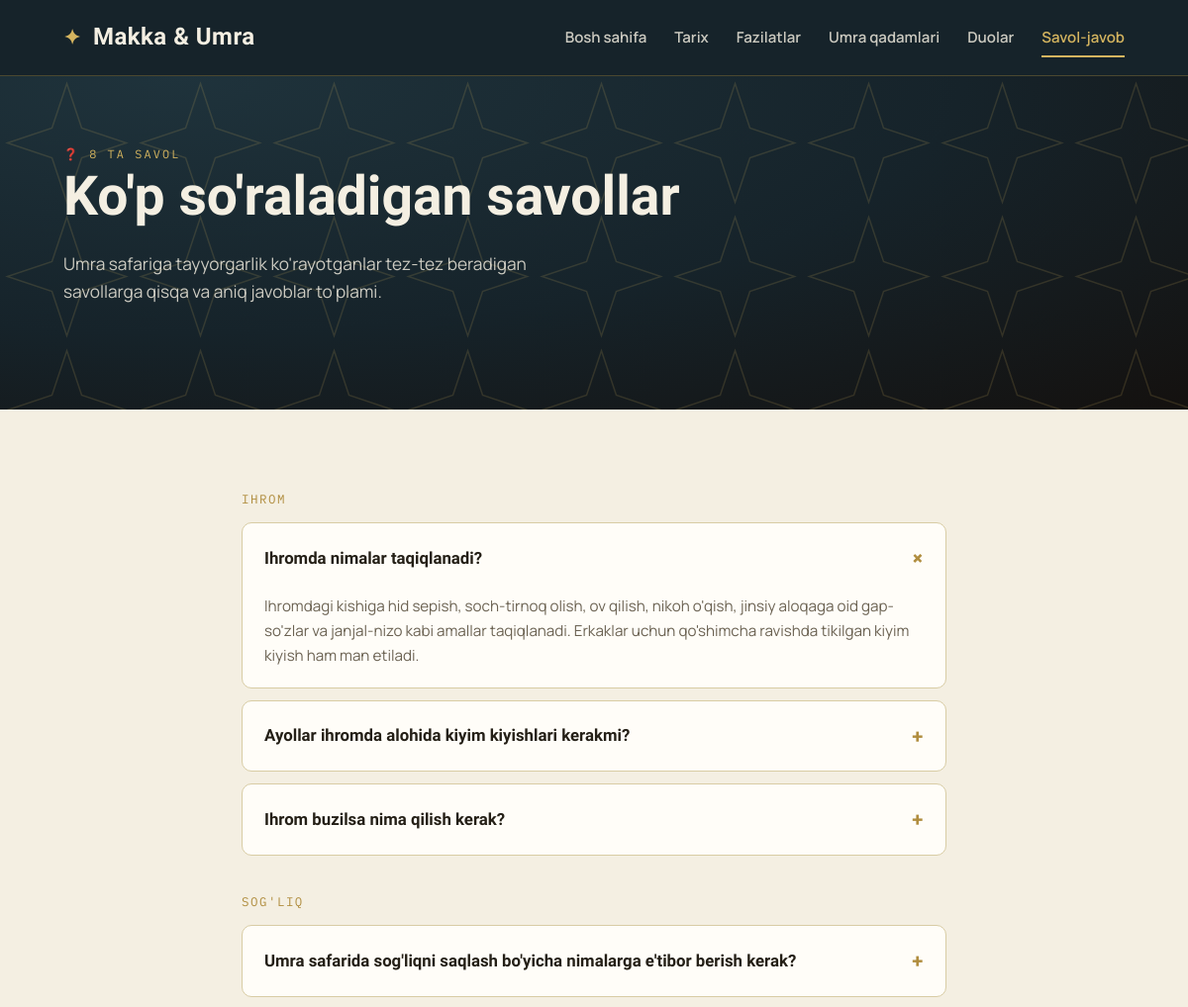
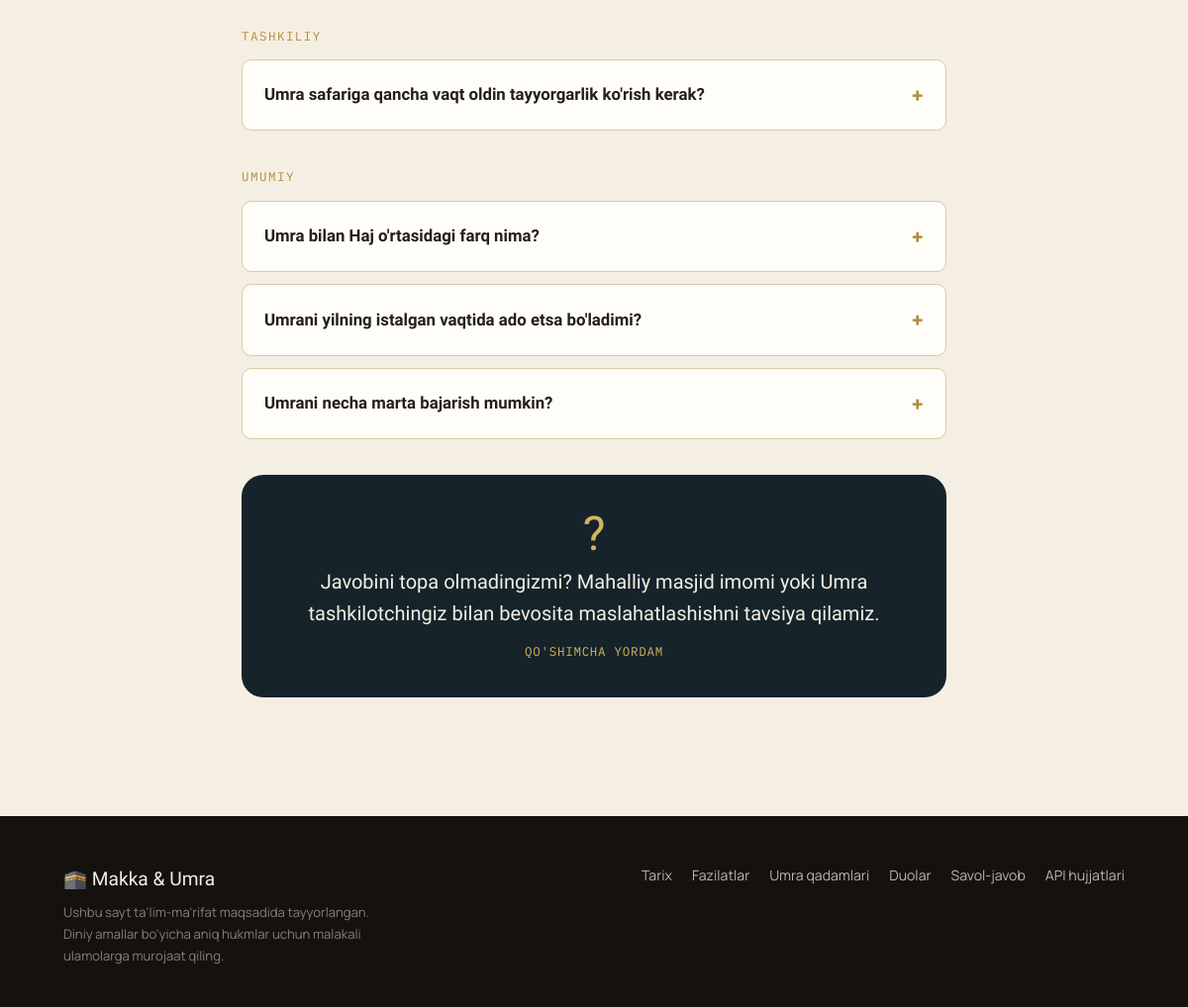
/savol-javob, run on the app's committed database (2 pictures, top to bottom).
### app/models.py (models this page shows)
class FAQ(Base):
    __tablename__ = "faqs"
    id = Column(Integer, primary_key=True, index=True)
    question = Column(String(300), nullable=False)
    answer = Column(Text, nullable=False)
    tag = Column(String(60), nullable=True)  # Umumiy, Ihrom, Moliya, Sog'liq...
    order_index = Column(Integer, default=0)

### app/routers/pages.py (the view)
@router.get("/savol-javob")
def faq_page(request: Request, db: Session = Depends(get_db)):
    faqs = db.query(models.FAQ).order_by(models.FAQ.order_index).all()
    return templates.TemplateResponse("faq.html", {"request": request, "faqs": faqs, "active": "faq"})

### app/templates/faq.html (shortened to what this page needs)
{% extends "base.html" %}
{% block content %}
<section class="hero" style="padding: 64px 0 70px;">
  <div class="container" style="grid-template-columns: 1fr;">
    <div>
      <span class="hero-eyebrow">❓ {{ faqs | length }} ta savol</span>
      <h1>Ko'p so'raladigan savollar</h1>
      <p class="lead">Umra safariga tayyorgarlik ko'rayotganlar tez-tez beradigan savollarga
        qisqa va aniq javoblar to'plami.</p>
    </div>
  </div>
</section>
<section class="section">
  <div class="container" style="max-width: 760px;">
    {% set ns = namespace(opened=false) %}
    {% for tag, group in faqs | groupby('tag') %}
    <div class="accordion-group">
      <p class="accordion-group-title">{{ tag }}</p>
      {% for faq in group %}
      <details class="accordion-item" {% if not ns.opened %}open{% endif %}>
        <summary>{{ faq.question }}</summary>
        <div class="accordion-body">{{ faq.answer }}</div>
      </details>
      {% set ns.opened = true %}
      {% endfor %}
    </div>
    {% endfor %}
    <div class="quote-block" style="margin-top: 12px;">
      <span class="quote-mark">?</span>
      <p>Javobini topa olmadingizmi? Mahalliy masjid imomi yoki Umra tashkilotchingiz bilan
        bevosita maslahatlashishni tavsiya qilamiz.</p>
      <div class="quote-source">QO'SHIMCHA YORDAM</div>
    </div>
  </div>
</section>
{% endblock %}

### app/static/css/style.css (style rules this page uses)
:root { --ink: #14110f; --night: #16232a; --night-2: #1f333c; --gold: #b08d3e; --gold-bright: #d4b45f; --marble: #f4efe2; --marble-2: #e9e0c9; --marble-line: #d8cca4; --text-on-marble: #241f16; --text-muted: #6b6252; --radius-lg: 22px; --radius-sm: 10px; --shadow-soft: 0 18px 40px -20px rgba(20, 17, 15, 0.45); --display-font: 'Amiri', 'Noto Naskh Arabic', serif; --body-font: 'Manrope', 'Segoe UI', sans-serif; --mono-font: 'IBM Plex Mono', monospace; }
* { box-sizing: border-box; }
html { scroll-behavior: smooth; }
body { margin: 0; background: var(--marble); color: var(--text-on-marble); font-family: var(--body-font); line-height: 1.65; }
.container { max-width: 1120px; margin: 0 auto; padding: 0 24px; }
.hero { position: relative; background: radial-gradient(120% 140% at 15% 0%, var(--night-2) 0%, var(--night) 55%, var(--ink) 100%); color: var(--marble); overflow: hidden; padding: 96px 0 120px; }
.hero-star-field { position: absolute; inset: 0; opacity: 0.16; pointer-events: none; }
.hero .container { position: relative; display: grid; grid-template-columns: 1.15fr 0.85fr; gap: 48px; align-items: center; }
.hero-eyebrow { font-family: var(--mono-font); letter-spacing: 0.18em; text-transform: uppercase; font-size: 0.74rem; color: var(--gold-bright); margin-bottom: 18px; }
.hero h1 { font-family: var(--display-font); font-size: clamp(2.4rem, 4.6vw, 3.6rem); line-height: 1.15; margin: 0 0 22px; }
.hero p.lead { font-size: 1.08rem; color: rgba(244, 239, 226, 0.82); max-width: 46ch; margin: 0 0 34px; }
.section { padding: 80px 0; }
.quote-block { position: relative; max-width: 720px; margin: 0 auto; padding: 36px 44px; background: var(--night); color: var(--marble); border-radius: var(--radius-lg); text-align: center; }
.quote-block .quote-mark { font-family: var(--display-font); font-size: 3rem; color: var(--gold-bright); line-height: 1; display: block; margin-bottom: 8px; }
.quote-block p { font-family: var(--display-font); font-size: 1.25rem; line-height: 1.6; margin: 0 0 12px; }
.quote-block .quote-source { font-family: var(--mono-font); font-size: 0.78rem; color: var(--gold-bright); letter-spacing: 0.06em; }
.accordion-group { margin-bottom: 36px; }
.accordion-group-title { font-family: var(--mono-font); font-size: 0.78rem; letter-spacing: 0.12em; text-transform: uppercase; color: var(--gold); margin: 0 0 14px; }
details.accordion-item { background: #fffdf8; border: 1px solid var(--marble-line); border-radius: var(--radius-sm); margin-bottom: 12px; overflow: hidden; }
details.accordion-item summary { cursor: pointer; list-style: none; padding: 18px 22px; font-weight: 700; font-family: var(--display-font); font-size: 1.05rem; display: flex; justify-content: space-between; align-items: center; gap: 12px; }
details.accordion-item summary::after { content: '+'; font-family: var(--mono-font); font-size: 1.3rem; color: var(--gold); flex-shrink: 0; transition: transform 0.2s ease; }
details.accordion-item[open] summary::after { transform: rotate(45deg); }
details.accordion-item .accordion-body { padding: 0 22px 20px; color: var(--text-muted); font-size: 0.95rem; }

### data on the page
FAQ: tag "IHROM", question "Ihromda nimalar taqiqlanadi?", answer "Ihromdagi kishiga hid sepish, soch-tirnoq olish, ov qilish, nikoh o'qish, jinsiy aloqaga oid gap-so'zlar va janjal-nizo kabi amallar taqiqlanadi. Erkaklar uchun qo'shimcha ravishda tikilgan kiyim kiyish ham man etiladi."
FAQ: question "Ayollar ihromda alohida kiyim kiyishlari kerakmi?"
FAQ: question "Ihrom buzilsa nima qilish kerak?"
FAQ: tag "SOG'LIQ", question "Umra safarida sog'liqni saqlash bo'yicha nimalarga e'tibor berish kerak?"
FAQ: tag "TASHKILIY", question "Umra safariga qancha vaqt oldin tayyorgarlik ko'rish kerak?"
FAQ: tag "UMUMIY", question "Umra bilan Haj o'rtasidagi farq nima?"
FAQ: question "Umrani yilning istalgan vaqtida ado etsa bo'ladimi?"
FAQ: question "Umrani necha marta bajarish mumkin?"

### other printed values
{{ faqs | length }} "8"
